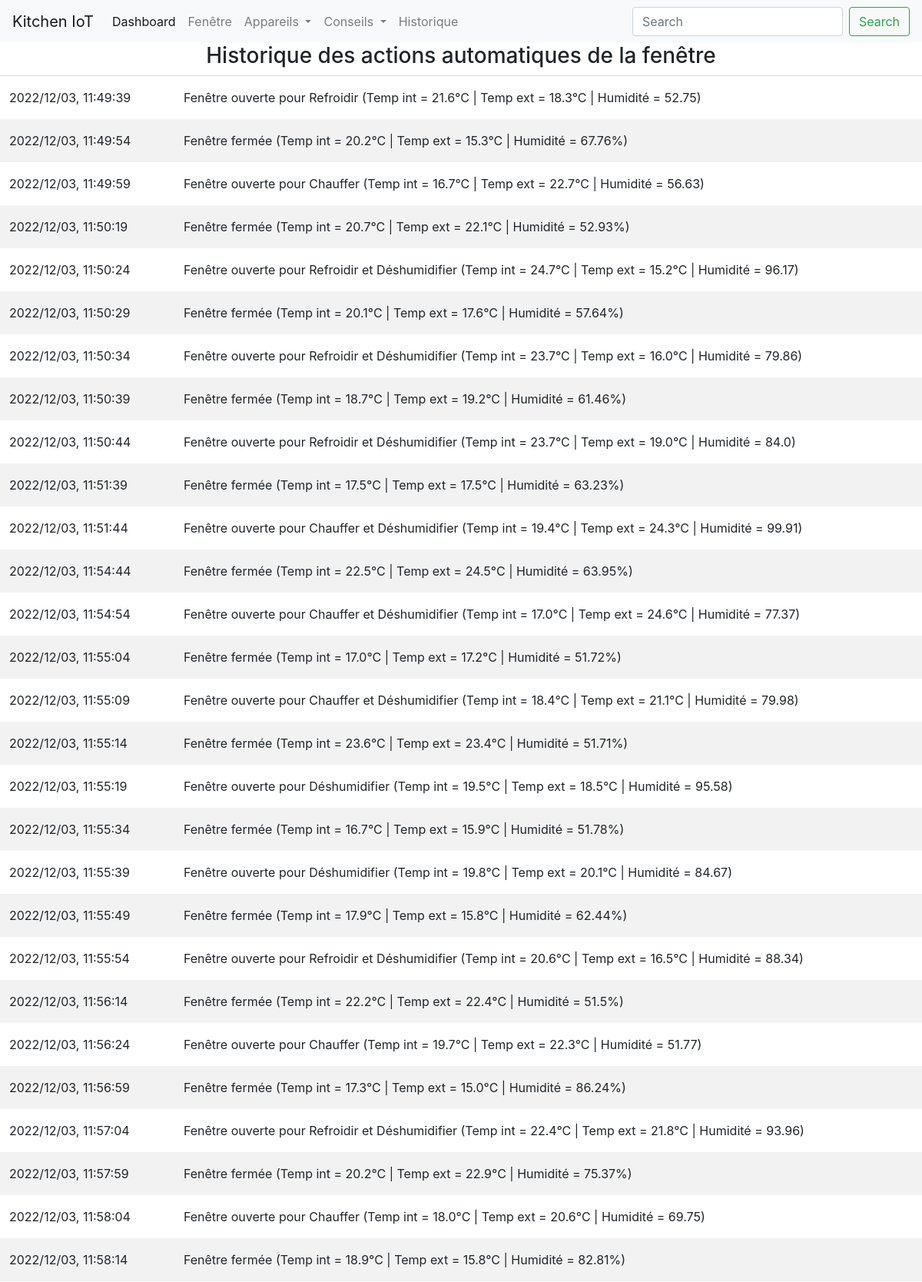
The page /window/ (upper part) on the database its author committed.
### app/models.py (models this page shows, shortened)
class WindowLog(db.Model):
    __tablename__ = "window_log"
    id = db.Column(db.Integer, primary_key=True, autoincrement=True)
    action = db.Column(db.String, nullable=False)
    datetime = db.Column(db.DateTime, nullable=False)
    def get_serializable_action(self):
        return {"datetime":self.datetime.strftime("%Y/%m/%d, %H:%M:%S"), "action":self.action}

### app/routes.py (the view)
@app.route("/window/")
def window():
    with app.app_context():
        log = list(map(lambda x: x.get_serializable_action(), list(WindowLog.query.all())))
    return render_template("window/log.html", log=log)

### app/templates/window/log.html (shortened to what this page needs)
{% extends "index.html" %}
{% block content %}
<head>
    <link rel="stylesheet" href="{{url_for('static', filename='css/window.css')}}" />
</head>
<body>
<div class="main">
        <h3 style="text-align: center;">Historique des actions automatiques de la fenêtre</h3>
        <table id="window_log">
            {% for action in log %}
            <tr>
                <td>{{action["datetime"]}}</td>
                <td>{{action["action"]}}</td>
            </tr>
            {% endfor %}
        </table>
    </div>
</body>
{% endblock %}

### app/templates/index.html (shortened to what this page needs)
<!DOCTYPE html>
<html lang="en">
<head>
    <link rel="stylesheet" href="https://stackpath.bootstrapcdn.com/bootstrap/4.4.1/css/bootstrap.min.css"
>
</head>
<body>
    <nav class="navbar navbar-expand-lg navbar-light bg-light">
        <a class="navbar-brand" href="#">Kitchen IoT</a>
        <div class="collapse navbar-collapse" id="navbarSupportedContent">
            <ul class="navbar-nav mr-auto">
                <li class="nav-item active">
                    <a class="nav-link" href="/">Dashboard <span class="sr-only">(current)</span></a>
                </li>
                <li class="nav-item">
                <li class="nav-item">
                    <a class="nav-link" href="/window">Fenêtre</a>
                </li>
                <li class="nav-item dropdown">
                    <a class="nav-link dropdown-toggle" href="#" id="navbarDropdown" role="button" data-toggle="dropdown"
                       aria-haspopup="true" aria-expanded="false">
                        Appareils
                    </a>
                </li>
                <li class="nav-item dropdown">
                    <a class="nav-link dropdown-toggle" href="#" id="navbarDropdown" role="button" data-toggle="dropdown"
                       aria-haspopup="true" aria-expanded="false">
                        Conseils
                    </a>
                </li>
                <li class="nav-item">
                    <a class="nav-link " href="/energy_history">Historique</a>
                </li>
            </ul>
            <form class="form-inline my-2 my-lg-0">
                <input class="form-control mr-sm-2" type="search" placeholder="Search" aria-label="Search">
                <button class="btn btn-outline-success my-2 my-sm-0" type="submit">Search</button>
            </form>
        </div>
    </nav>
    {% block content %}
    {% endblock %}
</body>

### app/static/css/window.css (style rules this page uses)
* { box-sizing: border-box; }
.main { margin-left:-5px; margin-right:-5px; }
table { border-collapse: collapse; border-spacing: 0; width: 100%; border: 1px solid #ddd; }
th, td { text-align: left; padding: 16px; }
tr:nth-child(even) { background-color: #f2f2f2; }

### rows shown on the page
WindowLog: datetime "2022/12/03, 11:49:39", action "Fenêtre ouverte pour Refroidir (Temp int = 21.6°C | Temp ext = 18.3°C | Humidité = 52.75)"
WindowLog: datetime "2022/12/03, 11:49:54", action "Fenêtre fermée (Temp int = 20.2°C | Temp ext = 15.3°C | Humidité = 67.76%)"
WindowLog: datetime "2022/12/03, 11:49:59", action "Fenêtre ouverte pour Chauffer (Temp int = 16.7°C | Temp ext = 22.7°C | Humidité = 56.63)"
WindowLog: datetime "2022/12/03, 11:50:19", action "Fenêtre fermée (Temp int = 20.7°C | Temp ext = 22.1°C | Humidité = 52.93%)"
WindowLog: datetime "2022/12/03, 11:50:24", action "Fenêtre ouverte pour Refroidir et Déshumidifier (Temp int = 24.7°C | Temp ext = 15.2°C | Humidité = 96.17)"
WindowLog: datetime "2022/12/03, 11:50:29", action "Fenêtre fermée (Temp int = 20.1°C | Temp ext = 17.6°C | Humidité = 57.64%)"
WindowLog: datetime "2022/12/03, 11:50:34", action "Fenêtre ouverte pour Refroidir et Déshumidifier (Temp int = 23.7°C | Temp ext = 16.0°C | Humidité = 79.86)"
WindowLog: datetime "2022/12/03, 11:50:39", action "Fenêtre fermée (Temp int = 18.7°C | Temp ext = 19.2°C | Humidité = 61.46%)"
WindowLog: datetime "2022/12/03, 11:50:44", action "Fenêtre ouverte pour Refroidir et Déshumidifier (Temp int = 23.7°C | Temp ext = 19.0°C | Humidité = 84.0)"
WindowLog: datetime "2022/12/03, 11:51:39", action "Fenêtre fermée (Temp int = 17.5°C | Temp ext = 17.5°C | Humidité = 63.23%)"
WindowLog: datetime "2022/12/03, 11:51:44", action "Fenêtre ouverte pour Chauffer et Déshumidifier (Temp int = 19.4°C | Temp ext = 24.3°C | Humidité = 99.91)"
WindowLog: datetime "2022/12/03, 11:54:44", action "Fenêtre fermée (Temp int = 22.5°C | Temp ext = 24.5°C | Humidité = 63.95%)"
WindowLog: datetime "2022/12/03, 11:54:54", action "Fenêtre ouverte pour Chauffer et Déshumidifier (Temp int = 17.0°C | Temp ext = 24.6°C | Humidité = 77.37)"
WindowLog: datetime "2022/12/03, 11:55:04", action "Fenêtre fermée (Temp int = 17.0°C | Temp ext = 17.2°C | Humidité = 51.72%)"
WindowLog: datetime "2022/12/03, 11:55:09", action "Fenêtre ouverte pour Chauffer et Déshumidifier (Temp int = 18.4°C | Temp ext = 21.1°C | Humidité = 79.98)"
WindowLog: datetime "2022/12/03, 11:55:14", action "Fenêtre fermée (Temp int = 23.6°C | Temp ext = 23.4°C | Humidité = 51.71%)"
WindowLog: datetime "2022/12/03, 11:55:19", action "Fenêtre ouverte pour Déshumidifier (Temp int = 19.5°C | Temp ext = 18.5°C | Humidité = 95.58)"
WindowLog: datetime "2022/12/03, 11:55:34", action "Fenêtre fermée (Temp int = 16.7°C | Temp ext = 15.9°C | Humidité = 51.78%)"
WindowLog: datetime "2022/12/03, 11:55:39", action "Fenêtre ouverte pour Déshumidifier (Temp int = 19.8°C | Temp ext = 20.1°C | Humidité = 84.67)"
WindowLog: datetime "2022/12/03, 11:55:49", action "Fenêtre fermée (Temp int = 17.9°C | Temp ext = 15.8°C | Humidité = 62.44%)"
WindowLog: datetime "2022/12/03, 11:55:54", action "Fenêtre ouverte pour Refroidir et Déshumidifier (Temp int = 20.6°C | Temp ext = 16.5°C | Humidité = 88.34)"
WindowLog: datetime "2022/12/03, 11:56:14", action "Fenêtre fermée (Temp int = 22.2°C | Temp ext = 22.4°C | Humidité = 51.5%)"
WindowLog: datetime "2022/12/03, 11:56:24", action "Fenêtre ouverte pour Chauffer (Temp int = 19.7°C | Temp ext = 22.3°C | Humidité = 51.77)"
WindowLog: datetime "2022/12/03, 11:56:59", action "Fenêtre fermée (Temp int = 17.3°C | Temp ext = 15.0°C | Humidité = 86.24%)"
WindowLog: datetime "2022/12/03, 11:57:04", action "Fenêtre ouverte pour Refroidir et Déshumidifier (Temp int = 22.4°C | Temp ext = 21.8°C | Humidité = 93.96)"
WindowLog: datetime "2022/12/03, 11:57:59", action "Fenêtre fermée (Temp int = 20.2°C | Temp ext = 22.9°C | Humidité = 75.37%)"
WindowLog: datetime "2022/12/03, 11:58:04", action "Fenêtre ouverte pour Chauffer (Temp int = 18.0°C | Temp ext = 20.6°C | Humidité = 69.75)"
WindowLog: datetime "2022/12/03, 11:58:14", action "Fenêtre fermée (Temp int = 18.9°C | Temp ext = 15.8°C | Humidité = 82.81%)"
